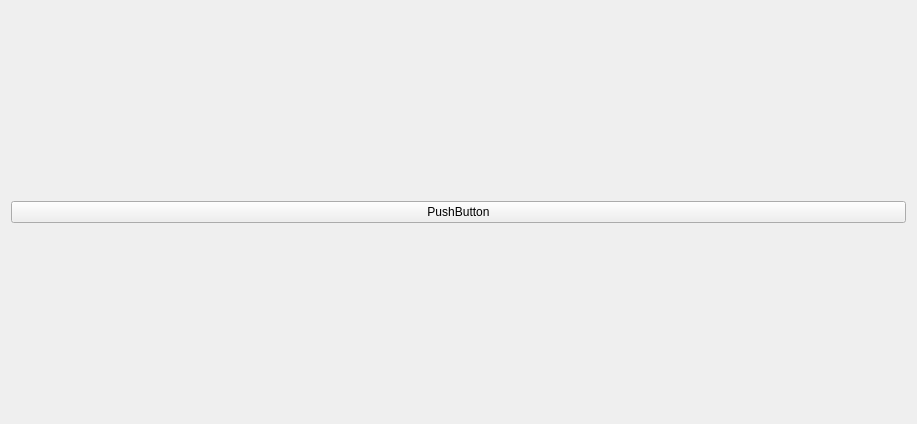
<?xml version="1.0" encoding="UTF-8"?>
<ui version="4.0">
 <class>Pic</class>
 <widget class="QWidget" name="Pic">
  <property name="geometry">
   <rect>
    <x>0</x>
    <y>0</y>
    <width>917</width>
    <height>424</height>
   </rect>
  </property>
  <property name="windowTitle">
   <string>Form</string>
  </property>
  <layout class="QHBoxLayout" name="horizontalLayout_2">
   <item>
    <widget class="QPushButton" name="pushButton">
     <property name="text">
      <string>PushButton</string>
     </property>
    </widget>
   </item>
  </layout>
 </widget>
 <resources/>
 <connections/>
</ui>
